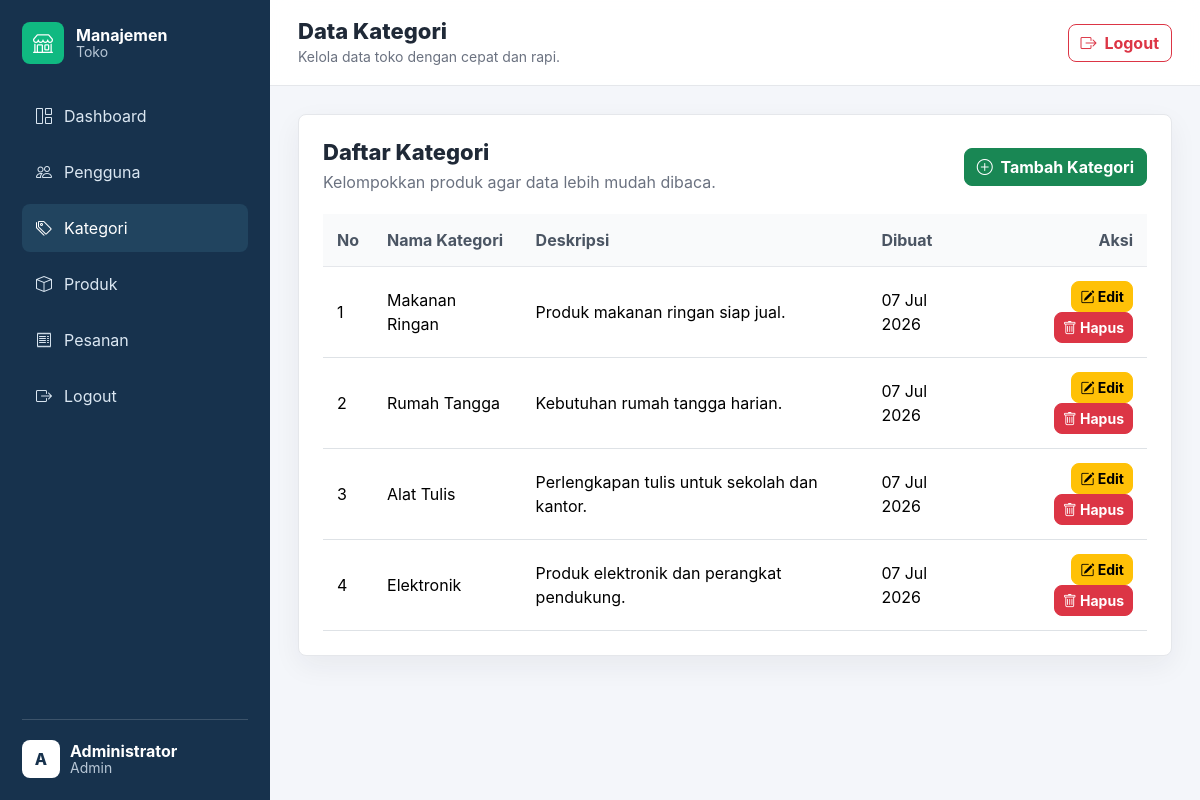
The app's page /pages/kategori/index.php (signed in) with its own data.
### tables this page shows
CREATE TABLE kategori (
    id INT AUTO_INCREMENT PRIMARY KEY,
    nama_kategori VARCHAR(100) NOT NULL,
    deskripsi TEXT,
    created_at TIMESTAMP DEFAULT CURRENT_TIMESTAMP
);

### config/database.php (called while the page is built, shortened)
<?php
function e($value)
{
    return htmlspecialchars((string) $value, ENT_QUOTES, 'UTF-8');
}

### pages/kategori/index.php (the view, shortened to what this page needs)
<?php
require_once __DIR__ . '/../../templates/header.php';
$result = mysqli_query($conn, 'SELECT id, nama_kategori, deskripsi, created_at FROM kategori ORDER BY id DESC');
require_once __DIR__ . '/../../templates/sidebar.php';
?>
<section class="data-panel">
    <div class="panel-header">
        <div>
            <h3>Daftar Kategori</h3>
            <p>Kelompokkan produk agar data lebih mudah dibaca.</p>
        </div>
        <a href="<?= BASE_URL; ?>pages/kategori/tambah.php" class="btn btn-success">
            <i class="bi bi-plus-circle me-1"></i> Tambah Kategori
        </a>
    </div>
    <div class="table-responsive">
        <table class="table table-hover align-middle">
            <thead>
                <tr>
                    <th>No</th>
                    <th>Nama Kategori</th>
                    <th>Deskripsi</th>
                    <th>Dibuat</th>
                    <th class="text-end">Aksi</th>
                </tr>
            </thead>
            <tbody>
                <?php if (mysqli_num_rows($result) > 0): ?>
                    <?php $no = 1; ?>
                    <?php while ($row = mysqli_fetch_assoc($result)): ?>
                        <tr>
                            <td><?= $no++; ?></td>
                            <td><?= e($row['nama_kategori']); ?></td>
                            <td><?= e($row['deskripsi']); ?></td>
                            <td><?= date('d M Y', strtotime($row['created_at'])); ?></td>
                            <td class="text-end">
                                <a href="<?= BASE_URL; ?>pages/kategori/edit.php?id=<?= $row['id']; ?>" class="btn btn-warning btn-sm">
                                    <i class="bi bi-pencil-square"></i> Edit
                                </a>
                                <a href="<?= BASE_URL; ?>pages/kategori/hapus.php?id=<?= $row['id']; ?>" class="btn btn-danger btn-sm btn-delete" data-confirm="Yakin ingin menghapus kategori ini?">
                                    <i class="bi bi-trash"></i> Hapus
                                </a>
                            </td>
                        </tr>
                    <?php endwhile; ?>
                <?php else: ?>
                    <tr>
                        <td colspan="5" class="text-center text-muted py-4">Belum ada data kategori.</td>
                    </tr>
                <?php endif; ?>
            </tbody>
        </table>
    </div>
</section>
<?php require_once __DIR__ . '/../../templates/footer.php'; ?>

### assets/css/style.css (style rules this page uses)
:root { --bg: #f4f6fa; --surface: #ffffff; --ink: #1f2937; --muted: #6b7280; --line: #e5e7eb; --primary: #2563eb; --sidebar: #17324d; --sidebar-soft: #21445f; --accent: #10b981; }
* { box-sizing: border-box; }
body { min-height: 100vh; color: var(--ink); background: var(--bg); font-family: "Inter", "Segoe UI", Arial, sans-serif; }
a { text-decoration: none; }
.welcome-section, .data-panel, .form-panel, .stat-card { background: var(--surface); border: 1px solid var(--line); border-radius: 8px; box-shadow: 0 10px 28px rgba(31, 41, 55, 0.06); }
.data-panel, .form-panel { padding: 24px; }
.panel-header { display: flex; align-items: center; justify-content: space-between; gap: 16px; margin-bottom: 20px; }
.panel-header h3 { margin: 0; font-size: 22px; font-weight: 800; }
.panel-header p { margin: 4px 0 0; color: var(--muted); }
.table { margin-bottom: 0; }
.table thead th { color: #4b5563; background: #f9fafb; border-bottom: 1px solid var(--line); }
.table td, .table th { padding: 14px; }
.btn { border-radius: 8px; font-weight: 700; }

### records on screen
kategori: nama_kategori "Makanan Ringan", deskripsi "Produk makanan ringan siap jual.", created_at "07 Jul 2026"
kategori: nama_kategori "Rumah Tangga", deskripsi "Kebutuhan rumah tangga harian.", created_at "07 Jul 2026"
kategori: nama_kategori "Alat Tulis", deskripsi "Perlengkapan tulis untuk sekolah dan kantor.", created_at "07 Jul 2026"
kategori: nama_kategori "Elektronik", deskripsi "Produk elektronik dan perangkat pendukung.", created_at "07 Jul 2026"

### other values on screen
substr($currentUser['nama'], 0, 1) "A"
$currentUser['nama'] "Administrator"
$currentUser['role'] "Admin"
$pageTitle "Data Kategori"
